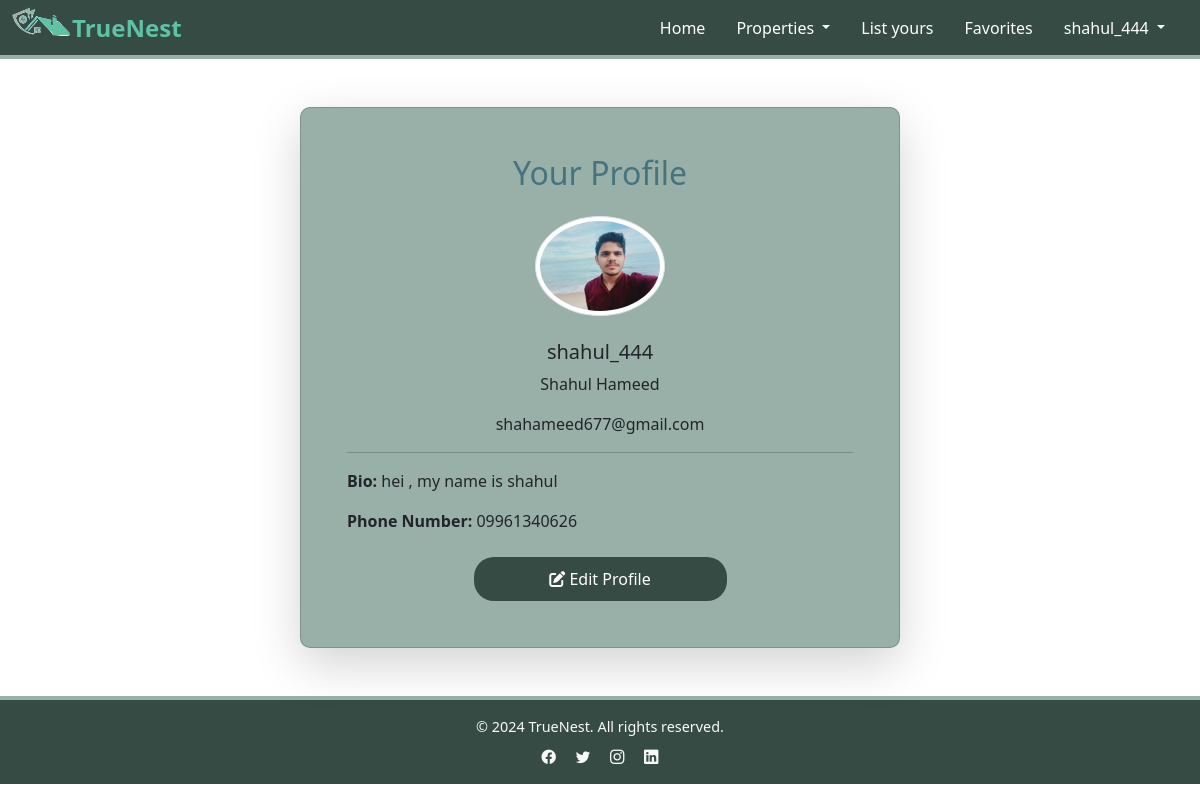
Screenshot of /profile/ (signed in) with the database file from the repository.
### users/models.py (models this page shows, shortened)
class Profile(models.Model):
    user = models.OneToOneField(User, on_delete=models.CASCADE)  # Link to the built-in User model
    bio = models.TextField(blank=True, null=True)
    phone_number = models.CharField(max_length=15, blank=True, null=True)
    profile_picture = models.ImageField(upload_to='profile_pics/', blank=True, null=True)

### users/views.py (the view)
# urls.py: path('profile/', views.ProfileListView.as_view(), name='profile_view'),
@method_decorator(login_required, name='dispatch')
class ProfileListView(View):
    def get(self, request, *args, **kwargs):
        try:
            profile = Profile.objects.get(user=request.user)
            return render(request, 'profile.html', {'profile': profile})
        except Profile.DoesNotExist:
            return render(request, 'profile.html', {'profile': None})

### users/templates/profile.html (shortened to what this page needs)
{% extends "base.html" %}
{% load static %}
{% block content %}
<div class="container mt-5 mb-5">
    <div class="card mx-auto shadow-lg register-container" style="max-width: 600px;">
        <div class="card-body">
            {% if profile %}
                <h2 class="text-center mb-4 hdng">Your Profile</h2>
                <div class="text-center mb-4">
                    {% if profile.profile_picture %}
                        <img src="{{ profile.profile_picture.url }}" alt="Profile Picture" class="img-thumbnail rounded-circle" width="130">
                    {% else %}
                        <img src="{% static 'images/default_profile_picture.png' %}" alt="Default Profile Picture" class="img-thumbnail rounded-circle" width="130">
                    {% endif %}
                </div>
                <h5 class="card-title text-center">{{ profile.user.username }}</h5>
                <p class="text-center"> {{ profile.user.first_name  }} {{ profile.user.last_name  }}</p>
                <p class="text-center">{{ profile.user.email }}</p>
                <hr>
                <p><strong>Bio:</strong> {{ profile.bio|default:"No bio added yet." }}</p>
                <p><strong>Phone Number:</strong> {{ profile.phone_number|default:"Not provided." }}</p>
                <div class="text-center mt-4">
                    <a href="{% url 'edit_profile' %}" class="btn reg-btn">
                        <i class="fas fa-edit "></i> Edit Profile
                    </a>
                </div>
            {% endif %}
        </div>
    </div>
</div>
{% endblock %}

### users/templates/base.html (shortened to what this page needs)
{% load static %}
<!DOCTYPE html>
<html lang="en">
  <head>
    <link
      rel="stylesheet"
      href="https://cdn.jsdelivr.net/npm/bootstrap@5.3.0/dist/css/bootstrap.min.css"
    />
    <link
      href="https://cdn.jsdelivr.net/npm/bootstrap-icons/font/bootstrap-icons.css"
      rel="stylesheet"
    />
    <link
      rel="stylesheet"
      href="https://cdnjs.cloudflare.com/ajax/libs/font-awesome/6.0.0-beta3/css/all.min.css"
    />
    <link rel="stylesheet" href="{% static 'css/style.css' %}" />
  </head>
  <body>
    <nav class="navbar navbar-expand-lg">
      <div class="container-fluid">
        <img src="{% static 'images/logo.png' %}" alt="" />
        <a class="navbar-brand" href="{% url 'home_view' %}">TrueNest</a>
        <div class="collapse navbar-collapse" id="navbarNav">
          <ul class="navbar-nav ms-auto">
            <li class="nav-item">
              <a class="nav-link" href="{% url 'home_view' %}">Home</a>
            </li>
            <li class="nav-item dropdown">
              <a
                class="nav-link dropdown-toggle"
                href="#"
                id="navbarDropdown"
                role="button"
                data-bs-toggle="dropdown"
                aria-expanded="false"
              >
                Properties
              </a>
            </li>
            <li class="nav-item">
              <a class="nav-link" href="{% url 'property_list' %}">List yours</a>
            </li>
            <li class="nav-item">
              <a class="nav-link" href="{% url 'favorites_list' %}">Favorites</a>
            </li>
            {% if user.is_authenticated %}
            <li class="nav-item dropdown">
              <a
                class="nav-link dropdown-toggle"
                href="#"
                id="navbarDropdown"
                role="button"
                data-bs-toggle="dropdown"
                aria-expanded="false"
              >
                {{ user.username }}
              </a>
            </li>
            {% endif %}
          </ul>
        </div>
      </div>
    </nav>
    {% block content %} {% endblock %}
    <footer class="text-light text-center py-3">
      <div class="container">
        <p class="mb-2">&copy; 2024 TrueNest. All rights reserved.</p>
        <div>
          <a href="#" class="text-light me-3"><i class="bi bi-facebook"></i></a>
          <a href="#" class="text-light me-3"><i class="bi bi-twitter"></i></a>
          <a href="#" class="text-light me-3"
            ><i class="bi bi-instagram"></i
          ></a>
          <a href="#" class="text-light"><i class="bi bi-linkedin"></i></a>
        </div>
      </div>
    </footer>
  </body>
</html>

### users/static/css/style.css (style rules this page uses)
:root { --light-green: #5ec2a4; --gray: #99b0a8; --darkgreen:#364b44; --bold-green:#204f41; --color5:#48737e; --light-blue:#00a8a4; }
.navbar { background-color:var(--darkgreen); border-bottom: 4px solid var(--gray); padding: 0; }
.navbar-brand { font-size: 1.5rem; font-weight: bold; color:var(--light-green)!important; }
.navbar-nav .nav-link { color: #ffffff !important; font-weight: 500; margin-right: 15px; }
footer { background-color: var(--darkgreen); color: var(--light-green); border-top: 4px solid var(--gray); font-size: 0.9rem; }
.card { border-radius: 10px; overflow: hidden; transition: transform 0.2s ease, box-shadow 0.2s ease; }
.register-container { background-color: var(--gray); border-radius: 10px; box-shadow: 0px 4px 10px rgba(0, 0, 0, 0.1); padding: 30px; margin-top: 20px; }
.reg-btn { background-color: var(--darkgreen); border: none; border-radius: 20px; transition: background-color 0.3s; color: #ffffff; width: 50%; margin: 0 auto; padding: 10px; font-size: 16px; }
.hdng { color: var(--color5); }

### rows the page displays
Profile: profile_picture (picture), user.username "shahul_444", user.first_name "Shahul", user.last_name "Hameed", user.email "shahameed677@gmail.com", bio "hei , my name is shahul", phone_number "09961340626"

### other values shown
{{ user.username }} "shahul_444"
